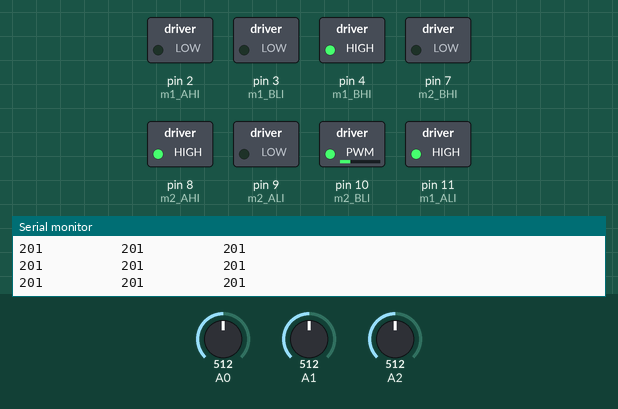
Recording of a sketch running on a simulated Arduino Mega 2560, built with avr-gcc and run on an emulated ATmega2560. Shown: switched loads named in the sketch (green lamp = pin HIGH), the last lines printed to the serial monitor. Dashed ring = blinking. The test bench sets the inputs (shaded band); at power-on: A2 = 512, A0 = 512, A1 = 512.

Above: at 1.2 s.
1.3 s: A2 set to 58
4.3 s: A2 set to 47
At 4.43 s:
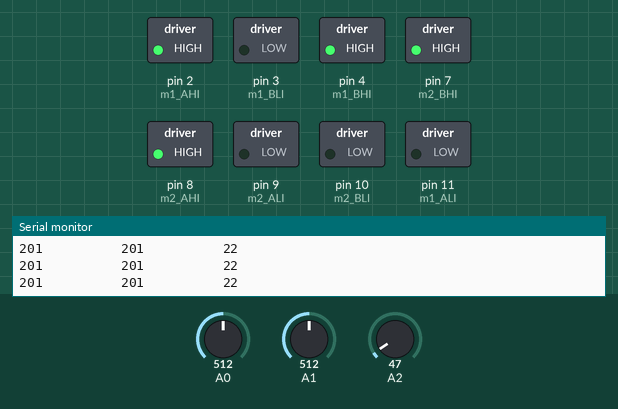
At 4.9 s:
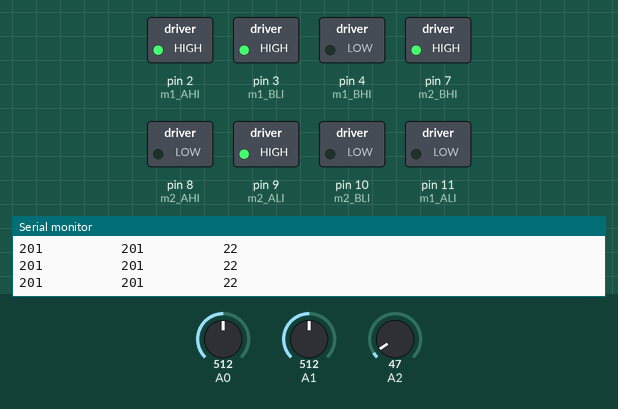
Timing chart, 0 to 13.3 s (numbered marks = the images above; inputs shaded):
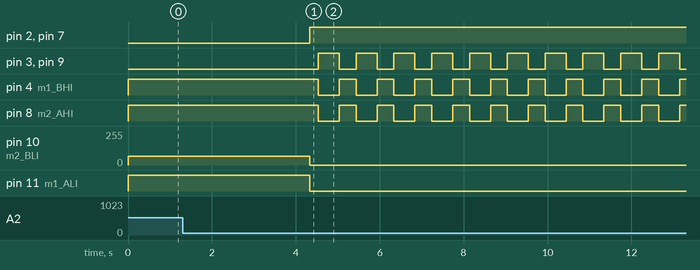

The sketch:

Wally_v1.pde
```cpp
// Wally the wall-bot.
// Follow a right-hand wall and traverse obstacles, using 3 ultrasonic sensors
// Connect Maxbotics ultrasonic sensors to Arduino analog inputs A0, A1, and A2.
// H-bridge motor pins are listed below and shown in Figure 5-14

// create variables for each sensor reading
int front_right_sensor = 0;
int back_right_sensor = 0;
int center_sensor = 0;

// define pins for motor 1
int m1_AHI = 2;
int m1_ALI = 11;
int m1_BLI = 3;   // 12 on Ardiuno Mega
int m1_BHI = 4;

// define pins for motor 2
int m2_AHI = 8;
int m2_ALI = 9;
int m2_BLI = 10;
int m2_BHI = 7;

// variables to hold upper and lower limits
int threshold = 20;  // Use this to adjust the center sensor threshold.
int right_upper_limit = 10; // Use this to adjust the upper right sensor limit.
int right_lower_limit = 8;  // Use this to adjust the lower right sensor limit.

// speed variables
int speed1 = 64;  // setting for 1/4 speed
int speed2 = 128; // setting for 1/2 speed
int speed3 = 192; // setting for 3/4 speed
int speed4 = 255; // setting for full speed

// end of variables

void setup(){

  // change the PWM frequency for Timer 1 of Arduino
  // pins 9 & 10 on standard Arduino or pins 11 and 12 on Arduino Mega
  TCCR1B = TCCR1B & 0b11111000 | 0x01;
  // change the PWM frequency for Timer 2 of Arduino
  // pins 3 & 11 on standard Arduino or pins 9 & 10 on Arduino Mega
  TCCR2B = TCCR2B & 0b11111000 | 0x01;

  Serial.begin(9600);

  // set motor pins as outputs

  pinMode(m1_AHI, OUTPUT);
  pinMode(m1_ALI, OUTPUT);
  pinMode(m1_BHI, OUTPUT);
  pinMode(m1_BLI, OUTPUT);

  pinMode(m2_AHI, OUTPUT);
  pinMode(m2_ALI, OUTPUT);
  pinMode(m2_BHI, OUTPUT);
  pinMode(m2_BLI, OUTPUT);

}

void gather(){
  // function for updating all sensor values
  // Divide each sensor by 2.54 to get the reading in Inches.
  back_right_sensor = analogRead(0) / 2.54;
  front_right_sensor = analogRead(1) / 2.54;
  center_sensor = analogRead(2) / 2.54;
}

void loop(){

  gather();  // call function to update sensors

  // first, check to see if the center sensor is above its threshold:
  if (center_sensor > threshold) {

    // is the Front Right Sensor (FRS) below the lower threshold value?
    if (front_right_sensor < right_lower_limit){
      // if so, check to see if the Back Right Sensor (BRS) is also below lower threshold:
      if (back_right_sensor < right_lower_limit){
        // Wally is too close to wall, go back:
        m1_stop();
        m2_forward(speed3);
      }
      // otherwise, see if BRS is above the upper threshold:
      else if (back_right_sensor > right_upper_limit){
        // Wally is heading toward wall - correct this:
        m1_stop();
        m2_forward(speed3);
      }
      // (else) If BRS is not above upper threshold or below lower threshold, it must be within range:
      else{
        // Wally is just slightly off track, make minor adjustment away from wall:
        m1_forward(speed2);
        m2_forward(speed3);
      }
    }

    // else, if FRS is not below the lower threshold, see if it is above the upper threshold:
    else if (front_right_sensor > right_upper_limit){
      // FRS is above upper threshold, make sure it can still detect a wall nearby (use center sensor threshold value):
      if (front_right_sensor > threshold){
        // Wally might be reading an outside corner wall, check BRS:
        if (back_right_sensor < right_upper_limit){
          // If BRS is still within range, make minor adjustment:
          m1_forward(speed3);
          m2_forward(speed2);
        }
        // Otherwise, check to see if BRS is also above the threshold:
        else if (back_right_sensor > threshold){
          // Wally has found an outside corner! Turn right:
          m1_forward(speed4);
          m2_reverse(speed1);
        }
      }
      // FRS is above upper threshold, see if BRS is below lower threshold:
      else if (back_right_sensor < right_lower_limit){
        // if so, bring Wally back toward the wall
        m1_forward(speed3);
        m2_forward(speed1);
      }
      // if not, check to see if BRS is also above the upper threshold:
      else if (back_right_sensor > right_upper_limit){
        // if so, bring Wally back towards wall:
        m1_forward(speed2);
        m2_stop();
      }
      // Otherwise,
      else{
        // else, make minor adjustments to bring Wally back on track
        m1_forward(speed3);
        m2_forward(speed2);
      }
    }

    // else; FRS is within both side thresholds, so we can proceed to check the BRS.
    else {
      // see if BRS is above the upper threshold:
      if (back_right_sensor > right_upper_limit){
        // is so, make adjusment:
        m1_forward(speed1);
        m2_forward(speed3);
      }
      // if BRS is within upper threshold, check to see if it is below lower threshold:
      else if (back_right_sensor < right_lower_limit) {
        // if so, make opposite adjustment:
        m1_forward(speed3);
        m2_forward(speed1);
      }
      // otherwise, BOTH side sensors are within range:
      else {
        // So drive straight ahead!
        m1_forward(speed2);
        m2_forward(speed2);
      }
    }

  }

  // If center sensor is not above the upper threshold, it must be below it, time to STOP!
  else {
    // If center sensor is BELOW threshold, turn left and re-evaluate walls

    // Stop Wally
    m1_stop();
    m2_stop();
    delay(200);
    // Turn Wally left (for 500 milliseconds)
    m1_reverse(speed4);
    m2_forward(speed4);
    delay(500);
    // Stop again
    m1_stop();
    m2_stop();
    delay(200);
  }

  // Now print sensor values on the Serial monitor
  Serial.print(back_right_sensor);
  Serial.print("          ");
  Serial.print(front_right_sensor);
  Serial.print("          ");
  Serial.print(center_sensor);
  Serial.println("          ");

  // End of loop

}


// Create functions for motor-controller actions

void m1_reverse(int x){
  // function for motor 1 reverse
  digitalWrite(m1_BHI, LOW);
  digitalWrite(m1_ALI, LOW);
  digitalWrite(m1_AHI, HIGH);
  analogWrite(m1_BLI, x);
}


void m1_forward(int x){
  // function for motor 1 forward
  digitalWrite(m1_AHI, LOW);
  digitalWrite(m1_BLI, LOW);
  digitalWrite(m1_BHI, HIGH);
  analogWrite(m1_ALI, x);
}


void m1_stop(){
  // function for motor 1 stop
  digitalWrite(m1_ALI, LOW);
  digitalWrite(m1_BLI, LOW);
  digitalWrite(m1_AHI, HIGH); // electric brake using high-side fets
  digitalWrite(m1_BHI, HIGH); // electric brake using high-side fets
}


void m2_forward(int y){
  // function for motor 2 forward
  digitalWrite(m2_AHI, LOW);
  digitalWrite(m2_BLI, LOW);
  digitalWrite(m2_BHI, HIGH);
  analogWrite(m2_ALI, y);
}


void m2_reverse(int y){
  // function for motor 2 reverse
  digitalWrite(m2_BHI, LOW);
  digitalWrite(m2_ALI, LOW);
  digitalWrite(m2_AHI, HIGH);
  analogWrite(m2_BLI, y);
}


void m2_stop(){
  // function for motor 2 stop
  digitalWrite(m2_ALI, LOW);
  digitalWrite(m2_BLI, LOW);
  digitalWrite(m2_AHI, HIGH);  // electric brake using high-side fets
  digitalWrite(m2_BHI, HIGH);  // electric brake using high-side fets
}


void motors_release(){
  // function to release both motors (no electric brake)
  // release all motors by opening every switch. The bot will coast or roll if on a hill.
  digitalWrite(m1_AHI, LOW);
  digitalWrite(m1_ALI, LOW);
  digitalWrite(m1_BHI, LOW);
  digitalWrite(m1_BLI, LOW);

  digitalWrite(m2_AHI, LOW);
  digitalWrite(m2_ALI, LOW);
  digitalWrite(m2_BHI, LOW);
  digitalWrite(m2_BLI, LOW);
}
```

Measured:
- the behaviour switches between 54 and 53 on A2 (found by bisection; images 0 and 1)
- after the input at 4.3 s, pin 2 (m1_AHI): LOW → HIGH at once; pin 3 (m1_BLI): alternates HIGH for 0.50 s and LOW for 0.40 s, starting after 0.24 s
